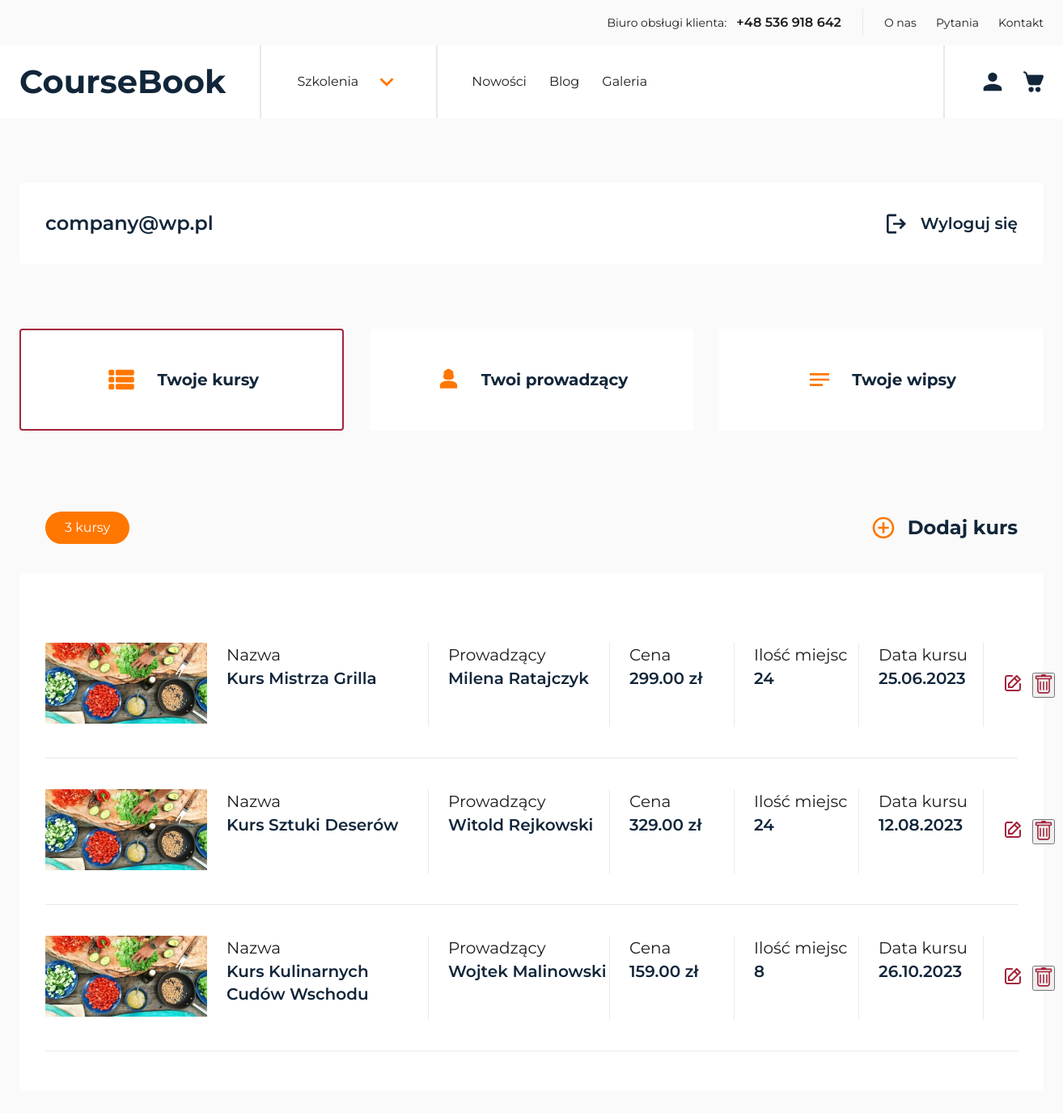
The app's page /account-courses (signed in) with its own data.
### coursebookapp/models/course.py (models this page shows, shortened)
class Course(models.Model):
    instructor = models.ForeignKey(
        Instructor, on_delete=models.SET_NULL, null=True, blank=True
    )
    title = models.CharField(max_length=100)
    short_description = models.CharField(max_length=200)
    price = models.DecimalField(max_digits=8, decimal_places=2)
    province_choices = (
        ("dolnośląskie", "Dolnośląskie"),
        ("kujawsko-pomorskie", "Kujawsko-Pomorskie"),
        ("lubelskie", "Lubelskie"),
        ("lubuskie", "Lubuskie"),
        ("łódzkie", "Łódzkie"),
        ("małopolskie", "Małopolskie"),
        ("mazowieckie", "Mazowieckie"),
        ("opolskie", "Opolskie"),
        ("podkarpackie", "Podkarpackie"),
        ("podlaskie", "Podlaskie"),
        ("pomorskie", "Pomorskie"),
        ("śląskie", "Śląskie"),
        ("świętokrzyskie", "Świętokrzyskie"),
        ("warmińsko-mazurskie", "Warmińsko-Mazurskie"),
        ("wielkopolskie", "Wielkopolskie"),
        ("zachodniopomorskie", "Zachodniopomorskie"),
    )
    province = models.CharField(max_length=30, choices=province_choices)
    available = models.BooleanField(default=False)
    seats = models.PositiveIntegerField()
    date = models.DateField()
    time_start = models.TimeField()
    city = models.CharField(max_length=100)
    course_description = models.TextField()
    course_for = models.TextField()
    course_benefit = models.TextField()

### coursebookapp/models/instructor.py (models this page shows, shortened)
class Instructor(models.Model):
    app_user = models.ForeignKey(
        AppUser, on_delete=models.CASCADE, related_name="instructors_created"
    )
    first_name = models.CharField(max_length=50)
    last_name = models.CharField(max_length=50)
    description = models.TextField()
    photo = models.ImageField(upload_to="instructors/", blank=True)
    @property
    def fullname(self):
        return f"{self.first_name} {self.last_name}"

### coursebookapp/views/account_courses_view.py (the view, shortened to what this page needs)
# urls.py: path("account-courses", views.AccountCoursesView.as_view(), name="account_courses"),
@method_decorator(login_required(login_url="login"), name="dispatch")
class AccountCoursesView(generics.ListCreateAPIView):
    serializer_class = CourseSerializer
    template_name = "pages/account-courses.html"
    def get(self, request, *args, **kwargs):
        user = request.user
        isMember = check_membership(user)
        instructors = Instructor.objects.filter(app_user=user)
        provinces = Course.province_choices
        courses = Course.objects.filter(instructor__app_user=user)
        context = {
            "user": user,
            "isMember": isMember,
            "courses": courses,
            "provinces": provinces,
            "instructors": instructors,
        }
        return render(request, self.template_name, context)

### coursebookapp/helpers/check_membership.py (called while the page is built)
def check_membership(user):
    if user.is_authenticated:
        app_user = get_object_or_404(AppUser, id=user.id)
        return app_user.is_member(group_name="customer")
    return False

### coursebookapp/models/app_user.py (called while the page is built)
    def is_member(self, group_name):
        return self.groups.filter(name=group_name).exists()

### templates/pages/account-courses.html (shortened to what this page needs)
{% extends "layout/base.html" %} {% block styles %}
<link rel="stylesheet" href="{% static 'css/global.min.css' %}" />
<link rel="stylesheet" href="{% static 'css/account.min.css' %}" />
<link rel="stylesheet" href="{% static 'css/nice-select2.css' %}" />
{% endblock %} {% block content %}
<section class="user-bar">
  <div class="container">
    <div class="user-bar__inner">
      <div class="user-bar__user">{{user}}</div>
      <a href="{% url 'logout' %}" class="user-bar__logout">
        Wyloguj się
      </a>
    </div>
  </div>
</section>
{% include 'partials/account_panel.html' %} {%if isMember%}
<section class="list">
  <div class="container">
    <div class="list__inner">
      <h1>Brak kursów</h1>
    </div>
  </div>
</section>
{%else%}
<section class="list">
  <div class="container">
    <div class="list__panel">
      <div class="list__panel-counter">
        {% if courses|length == 1 %}
        <p>{{ courses|length }} kurs</p>
        {% elif courses|length > 1 and courses|length < 5 %}
        <p>{{ courses|length }} kursy</p>
        {% else %}
        <p>{{ courses|length }} kursów</p>
        {% endif %}
      </div>
      <div data-action="course" class="list__panel-add jsAccountAdd">
        Dodaj kurs
      </div>
    </div>
    <div class="list__inner">
      {% if courses %} {% for course in courses %}
      <div class="list__item">
        <div class="list__item-image">
          <img
            loading="lazy"
            width="200"
            height="100"
            src="{% static 'images/offert_1.jpg' %}"
            alt=""
          />
        </div>
        <div class="list__item-box">
          <p class="list__box-title">Nazwa</p>
          <p class="list__box-name">{{course.title}}</p>
        </div>
        <div class="list__item-box">
          <p class="list__box-title">Prowadzący</p>
          <p class="list__box-name">{{course.instructor.fullname}}</p>
        </div>
        <div class="list__item-box">
          <p class="list__box-title">Cena</p>
          <p class="list__box-name">{{course.price}}&nbsp;zł</p>
        </div>
        <div class="list__item-box">
          <p class="list__box-title">Ilość miejsc</p>
          <p class="list__box-name">{{course.seats}}</p>
        </div>
        <div class="list__item-box">
          <p class="list__box-title">Data kursu</p>
          <p class="list__box-name">{{ course.date|date:"d.m.Y" }}</p>
        </div>
        <div class="list__item-controls">
          <a class="list__item-edit" href="#">
          </a>
          <form method="POST" action="{% url 'delete_course' course.id %}" class="">
            <button class="list__item-edit" type="submit">
            </button>
          </form>
        </div>
      </div>
      {% endfor %} {% endif %}
    </div>
  </div>
</section>
{%endif%} {% endblock %}

### records on screen
Course: title "Kurs Mistrza Grilla", instructor.fullname "Milena Ratajczyk", price "299.00", seats "24", date "25.06.2023"
Course: title "Kurs Sztuki Deserów", instructor.fullname "Witold Rejkowski", price "329.00", seats "24", date "12.08.2023"
Course: title "Kurs Kulinarnych Cudów Wschodu", instructor.fullname "Wojtek Malinowski", price "159.00", seats "8", date "26.10.2023"

### other values on screen
{{ user }} "company@wp.pl"
{{ courses|length }} "3"
